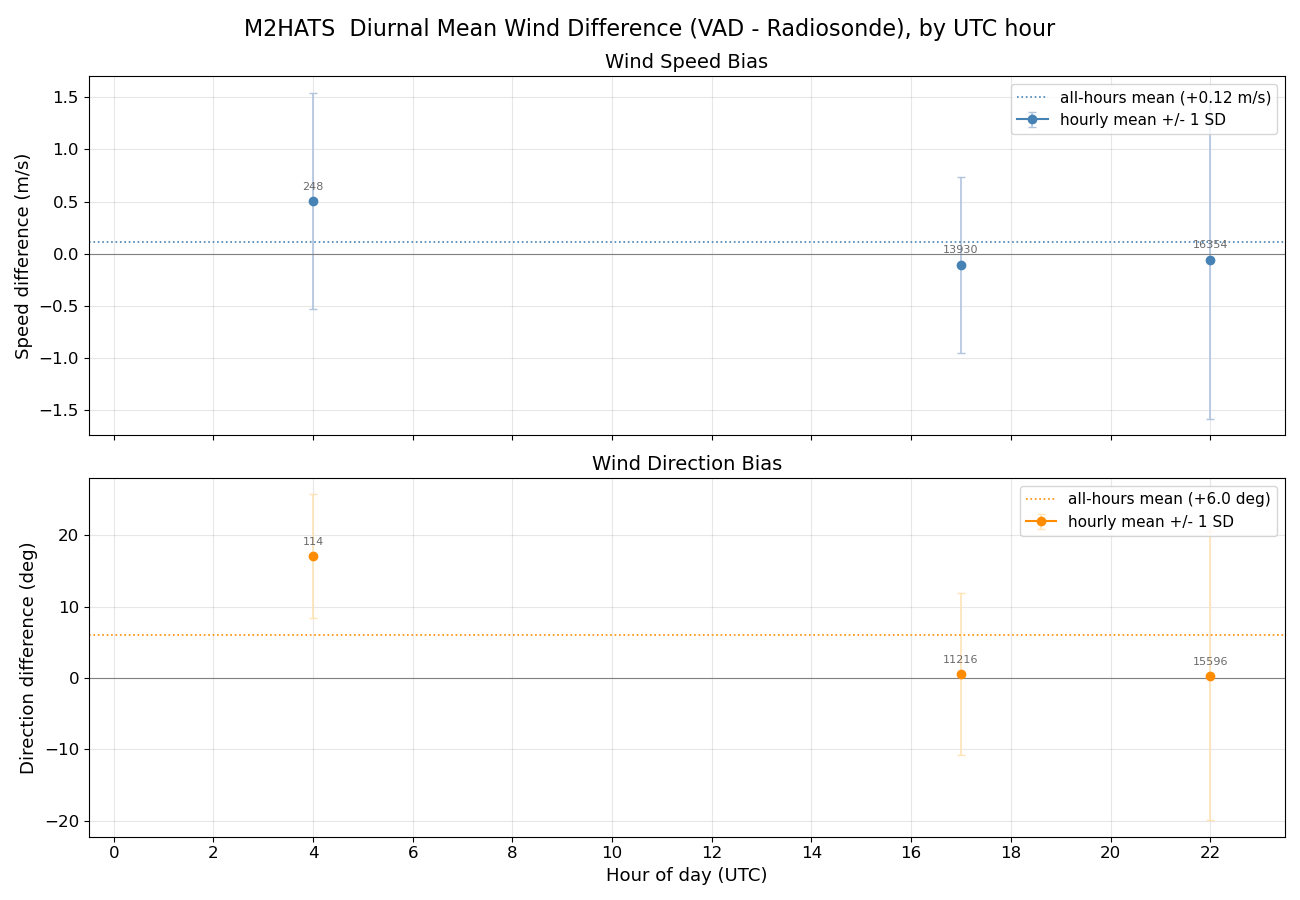

The Python source for this figure:
# -*- coding: utf-8 -*-
"""
diurnal_mean_difference.py
--------------------------
Mean signed wind difference (VAD - radiosonde) as a function of the
diurnal cycle, binned by VAD sample hour (UTC, 24 hourly bins):
  top    : wind speed difference (m/s)
  bottom : wind direction difference (deg, circular)

Each matched level is assigned to the UTC hour of its VAD sample time,
then all matches across the whole campaign are averaged within each hour.
"""

import netCDF4 as nc
import numpy as np
import matplotlib.pyplot as plt
import glob, os, warnings
from datetime import datetime, timezone
warnings.filterwarnings('ignore')

# -- paths --------------------------------------------------------------------
vad_base   = '/scr/isf_apg/projects/m2hats/iss1/reprocessed/windcube/vad_consensus/'
sonde_base = '/net/isf/radiosonde_archive/2023_m2hats/qc/ncdf_v1/'

# -- match parameters ---------------------------------------------------------
H_MIN, H_MAX = 100, 2000      # height range to compare (m AGL)
H_TOL        = 25             # max gate-to-level height difference (m)
T_TOL        = 30 * 60        # max time difference for a match (s) - 30 minutes
WS_MIN       = 2.0            # minimum wind speed for direction comparison (avoids noisy low-speed directions)

def units_to_epoch(units_str):
    # Parse a netCDF "seconds since YYYY-MM-DD HH:MM:SS UTC" units string into a Unix epoch,
    # so it can be added to the variable's offset value to get an absolute timestamp
    parts = units_str.strip().split('since')
    dt_str = parts[1].strip().replace(' UTC', '').replace(' Z', '')
    dt = datetime.strptime(dt_str, '%Y-%m-%d %H:%M:%S').replace(tzinfo=timezone.utc)
    return int(dt.timestamp())

# -- per-hour accumulators: lists of differences keyed by UTC hour 0..23 ------
# Every matched difference across the entire campaign is appended into the list for its
# corresponding UTC hour, regardless of which day it came from - these lists are reduced
# to per-hour mean/SD/count further below
ws_by_hour  = [[] for _ in range(24)]
dir_by_hour = [[] for _ in range(24)]

# -----------------------------------------------------------------------------
# Main matching loop
# -----------------------------------------------------------------------------
for vad_file in sorted(glob.glob(vad_base + '30min_winds_*.nc')):
    # Extract the date string from the filename so we can find matching radiosonde launch files
    date = os.path.basename(vad_file).replace('30min_winds_', '').replace('.nc', '')

    # sondes are flat in sonde_base, filename contains the date; there can be multiple
    # launches per day, hence the wildcard for launch time in the glob pattern
    s_files = sorted(glob.glob(os.path.join(sonde_base, 'NCAR_M2HATS_ISS1_RS41_v1_' + date + '_*_asc.nc')))
    if not s_files:
        # No radiosonde launches found for this day - skip to the next VAD file
        continue

    # --- Load VAD (lidar) data for this day ---
    vad      = nc.Dataset(vad_file)
    ws_vad   = vad.variables['wind_speed'][:]      # wind speed profile, dims: (time, height)
    wd_vad   = vad.variables['wind_direction'][:]  # wind direction profile, dims: (time, height)
    height   = vad.variables['height'][:]          # height levels for the VAD profile, AGL metres
    base_t   = int(vad.variables['base_time'][:])  # reference epoch time for this file
    time_vad = vad.variables['time'][:]            # offsets (seconds) from base_time for each time step
    vad.close()

    # Mask fill values (-9999.0) so they don't get treated as real data
    ws_vad    = np.ma.masked_where(ws_vad == -9999.0, ws_vad)
    wd_vad    = np.ma.masked_where(wd_vad == -9999.0, wd_vad)
    vad_epoch = base_t + time_vad  # Unix epoch per VAD sample

    # Loop over each radiosonde launch file for this day
    for sf in s_files:
        ds = nc.Dataset(sf)
        sonde_wspd = ds.variables['wspd'][:]  # radiosonde wind speed profile (ascending leg)
        sonde_wdir = ds.variables['wdir'][:]  # radiosonde wind direction profile
        sonde_alt  = ds.variables['alt'][:]   # MSL metres
        # Parse the launch epoch from the launch_time units string plus its offset value
        lt_units   = ds.variables['launch_time'].units
        lt_offset  = float(ds.variables['launch_time'][:])
        sonde_time = units_to_epoch(lt_units) + lt_offset
        ds.close()

        # Mask any NaN/invalid values in the sonde speed and direction arrays
        sonde_wspd = np.ma.masked_invalid(sonde_wspd)
        sonde_wdir = np.ma.masked_invalid(sonde_wdir)

        # convert sonde alt MSL -> AGL using first valid alt as surface elev
        # (the first valid altitude reading is taken as the launch/surface elevation)
        valid_alt = sonde_alt[~np.ma.getmaskarray(np.ma.masked_invalid(sonde_alt))]
        if len(valid_alt) == 0:
            # No valid altitude data for this launch - can't convert to AGL, skip it
            continue
        surf_elev = float(valid_alt[0])
        sonde_agl = sonde_alt - surf_elev

        # Find the VAD time step closest to this sonde launch time
        ti = np.argmin(np.abs(vad_epoch - sonde_time))
        if abs(vad_epoch[ti] - sonde_time) > T_TOL:
            # Nearest VAD sample is still too far in time from the sonde launch - skip this launch
            continue

        # UTC hour of the matched VAD sample
        # this is the bin index (0-23) that every difference from this launch gets filed under below
        vad_hour = datetime.fromtimestamp(int(vad_epoch[ti]), tz=timezone.utc).hour

        # Identify which VAD height levels have valid (non-masked) data at this time step
        valid_vad = ~np.ma.getmaskarray(ws_vad[ti])
        if not valid_vad.any():
            # No valid VAD data at this time - nothing to match against
            continue
        h_valid   = height[valid_vad]          # VAD heights that have valid data
        idx_valid = np.where(valid_vad)[0]     # original indices of those valid heights

        # Loop over each sonde level and try to match it to a nearby VAD height gate
        for k in range(len(sonde_agl)):
            # Restrict comparison to the H_MIN-H_MAX AGL layer
            if not (H_MIN <= sonde_agl[k] <= H_MAX):
                continue
            if np.ma.is_masked(sonde_wspd[k]):
                # Skip sonde levels with no valid wind speed reading
                continue
            # Find the closest valid VAD height to this sonde level's height
            j = np.argmin(np.abs(h_valid - sonde_agl[k]))
            # Require the height match to be within H_TOL, otherwise skip (too far apart to compare)
            if np.abs(h_valid[j] - sonde_agl[k]) > H_TOL:
                continue
            # Map back to the index in the original (unfiltered) VAD height array
            idx = idx_valid[j]

            # --- Wind speed: file the VAD - sonde difference into this match's UTC hour bin ---
            ws_by_hour[vad_hour].append(float(ws_vad[ti, idx]) - float(sonde_wspd[k]))

            # --- Wind direction: only compare when both speeds exceed WS_MIN and the sonde
            # direction reading is valid, since direction is noisy at low wind speeds ---
            if sonde_wspd[k] > WS_MIN and ws_vad[ti, idx] > WS_MIN:
                if not np.ma.is_masked(sonde_wdir[k]):
                    # Wrap the direction difference into the range [-180, 180) degrees
                    cd = ((float(wd_vad[ti, idx]) - float(sonde_wdir[k]) + 180) % 360) - 180
                    dir_by_hour[vad_hour].append(cd)

# -----------------------------------------------------------------------------
# Reduce to per-hour mean / SD / count
# -----------------------------------------------------------------------------
hours = np.arange(24)
# Pre-fill with NaN/0 so hours with no matches show as gaps rather than false zeros
ws_mean  = np.full(24, np.nan); ws_sd  = np.full(24, np.nan); ws_n  = np.zeros(24, dtype=int)
dir_mean = np.full(24, np.nan); dir_sd = np.full(24, np.nan); dir_n = np.zeros(24, dtype=int)

for h in range(24):
    if ws_by_hour[h]:
        a = np.array(ws_by_hour[h])
        ws_mean[h] = a.mean(); ws_sd[h] = a.std(); ws_n[h] = len(a)
    if dir_by_hour[h]:
        a = np.array(dir_by_hour[h])
        dir_mean[h] = a.mean(); dir_sd[h] = a.std(); dir_n[h] = len(a)

# --- Summary counts ---
total_ws  = int(ws_n.sum())
total_dir = int(dir_n.sum())
print("Total speed matches     : %d" % total_ws)
print("Total direction matches : %d" % total_dir)
if total_ws == 0:
    raise SystemExit("Zero matches - check paths / tolerances.")

# Campaign-wide (all-hours) mean, ignoring any hours with no data
ws_overall  = np.nanmean(ws_mean)
dir_overall = np.nanmean(dir_mean)

# -----------------------------------------------------------------------------
# Plot - stacked diurnal cycle
# -----------------------------------------------------------------------------
fig, (ax1, ax2) = plt.subplots(2, 1, figsize=(13, 9), sharex=True)
fig.suptitle('M2HATS  Diurnal Mean Wind Difference (VAD - Radiosonde), by UTC hour',
             fontsize=16)

# -- speed --------------------------------------------------------------------
ax1.axhline(0, color='gray', lw=0.8)  # reference line at zero bias
# Dotted reference line showing the all-hours mean speed bias
ax1.axhline(ws_overall, color='steelblue', ls=':', lw=1.2,
            label='all-hours mean (%+.2f m/s)' % ws_overall)
# Hourly mean speed bias, with error bars showing +/- 1 standard deviation for that hour
ax1.errorbar(hours, ws_mean, yerr=ws_sd, fmt='o-', color='steelblue',
             ecolor='lightsteelblue', elinewidth=1.2, capsize=3, ms=6,
             label='hourly mean +/- 1 SD')
ax1.set_ylabel('Speed difference (m/s)', fontsize=13)
ax1.set_title('Wind Speed Bias', fontsize=14)
ax1.tick_params(labelsize=12)
ax1.legend(fontsize=11, loc='upper right')
ax1.grid(alpha=0.3)
# annotate sample counts above each point
# (shows how many matched points contributed to each hourly mean, so sparse hours are obvious)
for h in hours:
    if ws_n[h] > 0:
        ax1.annotate("%d" % ws_n[h], (h, ws_mean[h]),
                     textcoords="offset points", xytext=(0, 8),
                     ha='center', fontsize=8, color='dimgray')

# -- direction ----------------------------------------------------------------
ax2.axhline(0, color='gray', lw=0.8)  # reference line at zero bias
# Dotted reference line showing the all-hours mean direction bias
ax2.axhline(dir_overall, color='darkorange', ls=':', lw=1.2,
            label='all-hours mean (%+.1f deg)' % dir_overall)
# Hourly mean direction bias, with error bars showing +/- 1 standard deviation for that hour
ax2.errorbar(hours, dir_mean, yerr=dir_sd, fmt='o-', color='darkorange',
             ecolor='moccasin', elinewidth=1.2, capsize=3, ms=6,
             label='hourly mean +/- 1 SD')
ax2.set_ylabel('Direction difference (deg)', fontsize=13)
ax2.set_xlabel('Hour of day (UTC)', fontsize=13)
ax2.set_title('Wind Direction Bias', fontsize=14)
ax2.tick_params(labelsize=12)
ax2.legend(fontsize=11, loc='upper right')
ax2.grid(alpha=0.3)
# annotate sample counts above each direction point, same purpose as the speed panel above
for h in hours:
    if dir_n[h] > 0:
        ax2.annotate("%d" % dir_n[h], (h, dir_mean[h]),
                     textcoords="offset points", xytext=(0, 8),
                     ha='center', fontsize=8, color='dimgray')

# Tick every 2 hours across the 24-hour day, with a bit of padding on each side
ax2.set_xticks(np.arange(0, 24, 2))
ax2.set_xlim(-0.5, 23.5)

plt.tight_layout()
# Save the figure to disk in addition to showing it interactively
plt.savefig('diurnal_mean_difference.png', dpi=150, bbox_inches='tight')
plt.show()
print("Figure saved: diurnal_mean_difference.png")

# -----------------------------------------------------------------------------
# Text summary
# -----------------------------------------------------------------------------
# Print a table of speed and direction bias/SD/counts for each UTC hour, showing "nan"
# for any hour that had zero matches
print("\n%4s %10s %8s %6s   %10s %8s %6s" % (
    "Hour", "WS_bias", "WS_sd", "WS_n", "DIR_bias", "DIR_sd", "DIR_n"))
for h in range(24):
    wsb = "%+9.2f" % ws_mean[h]  if ws_n[h]  else "      nan"
    wss = "%8.2f"  % ws_sd[h]    if ws_n[h]  else "     nan"
    dib = "%+9.1f" % dir_mean[h] if dir_n[h] else "      nan"
    dis = "%8.1f"  % dir_sd[h]   if dir_n[h] else "     nan"
    print("%4d %s %s %6d   %s %s %6d" % (h, wsb, wss, ws_n[h], dib, dis, dir_n[h]))
